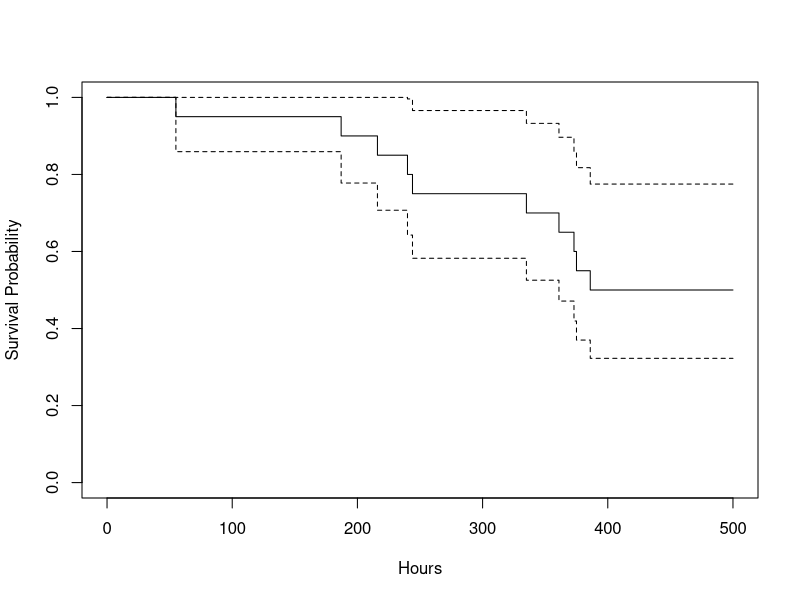
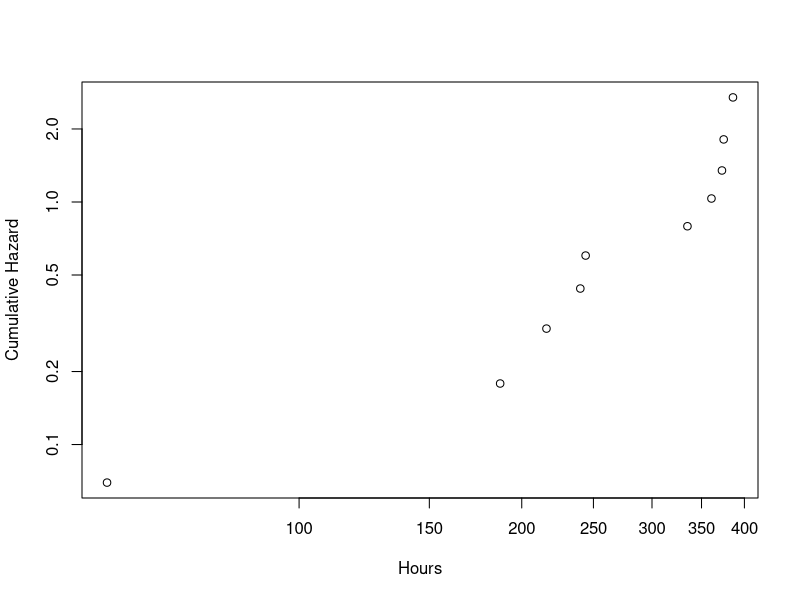
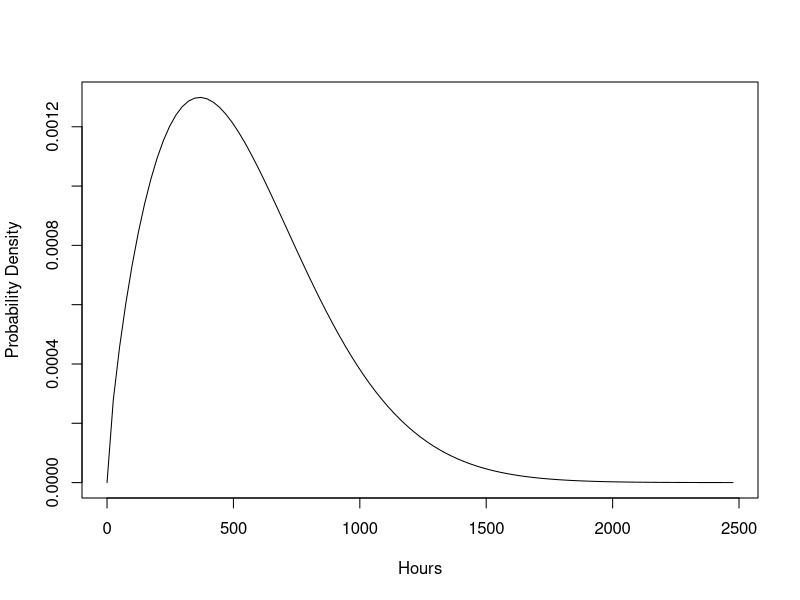

Recreate these plots in R, in order.
######################################################################
##
## weibull-8.4.1.3.R
##
## AUTHOR:       Antonio Possolo
## MODIFICATION: 2006 Nov 04
## HANDBOOK:     8.4.1.3. A Weibull maximum likelihood estimation example  
## http://www.itl.nist.gov/div898/handbook/apr/section4/apr413.htm

######################################################################
##
## LEFT SIDE BAR: Reliability analysis with a popular statistical
## software package

## TITLE: R Example

## R offers excellent capabilities for the analysis of lifetime
## (survival) or reliability data, including Kaplan-Maier estimation
## of survival probabilities, and maximum likelihood estimation for
## Gaussian, logistic, Student's t, exponential, Rayleigh, Weibull,
## lognormal, log-logistic, and extreme value distribution models, as
## well as for other, user-specified models.

## Use of R for Weibull plotting and model fitting will be illustrated
## using data from a previous example.

######################################################################
##
## SIDE BAR: Steps in a Weibull analysis using R software

## TITLE: Weibull Data Example
 
## Failure times were 55, 187, 216, 240, 244, 335, 361, 373, 375, and
## 386 hours, and 10 unfailed units were removed from test at 500
## hours. The following code implements the analysis, whose steps are
## discussed below.

## (1) Load package
require(survival)

## (2) Create survival object
failures = c(55, 187, 216, 240, 244, 335, 361, 373, 375, 386)
y = Surv(c(failures, rep(500, 10)), c(rep(1, length(failures)), rep(0, 10)))

## (3) Survival curve (Kaplan-Mier)
ys = survfit(y ~ 1, type="kaplan-meier")
summary(ys)
plot(ys, xlab="Hours", ylab="Survival Probability")

## (4) Weibull Probability Plot
p = ppoints(failures, a=0.3)
plot(failures, -log(1-p), log="xy",
     xlab="Hours", ylab="Cumulative Hazard")

## (5) Weibull Fit
yw = survreg(y ~ 1, dist="weibull")
summary(yw)

## (6) Log-likelihood and Akaike's Information Criterion
signif(summary(yw)$loglik, 5)
signif(extractAIC(yw), 5)

## (7) Maximum likelihood estimates
## For the Weibull model, survreg fits log(T) = log(eta) +
## (1/beta)*log(E), where E has an exponential distribution with mean 1
## eta = Characteristic life (Scale) (Dataplot's alpha)
## beta = Shape (Dataplot's gamma)

etaHAT <- exp(coefficients(yw)[1])
betaHAT <- 1/yw$scale
signif(c(eta=etaHAT, beta=betaHAT), 6)

## (8) Lifetime: expected value and standard deviation
muHAT = etaHAT * gamma(1 + 1/betaHAT)
sigmaHAT = etaHAT * sqrt(gamma(1+2/betaHAT) - (gamma(1+1/betaHAT))^2)
names(muHAT) = names(sigmaHAT) = names(betaHAT) = names(etaHAT) = NULL
signif(c(mu=muHAT, sigma=sigmaHAT), 6)

## (9) Probability density of fitted model
curve(dweibull(x, shape=betaHAT, scale=etaHAT),
      from=0, to=muHAT+6*sigmaHAT,
      xlab="Hours", ylab="Probability Density")

## (10) Weibull versus lognormal models
yl = survreg(y ~ 1, dist="lognormal")
signif(c(lognormalAIC=extractAIC(yl)[2], weibullAIC=extractAIC(yw)[2]), 5)

######################################################################
## ================================================================ ##
######################################################################
